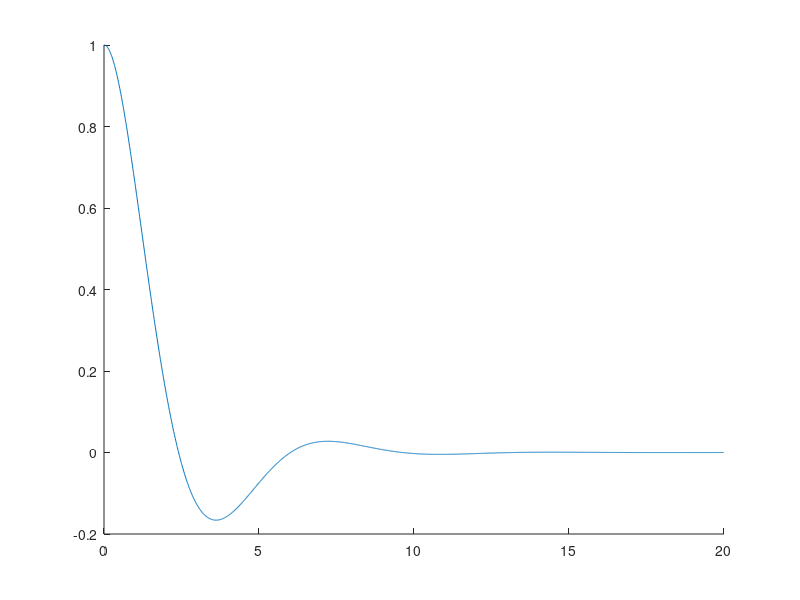

Recreate this plot in MATLAB.
clc;clear;close all
%% System's properties
m = 1; % mass
c = 1; % damping coefficient
k = 1; % stiffness
%% State-Space Matrices
n=2; % number of state
m=1; % number of inputs
p=1; % number of outputs
A=zeros(n,n);B=zeros(m,1);C=zeros(p,n); D = zeros(p,m); %#ok
A = [0 1;-k/m -c/m];
B = [1/m]; %#ok
C = [1 0];
D = 0;

T_f=20;
T_s=0.01;


x(:,1) = [1;0];
u = 0;
for i=1:floor(T_f/T_s)
    
    t(i)=(i-1)*T_s;
    %u = sin(t(i));
    x(:,i+1) = x(:,i) + T_s*(A*x(:,i) + B*u);
    y(:,i) = C*x(:,i);
end
hold on
plot(t,y)
    
